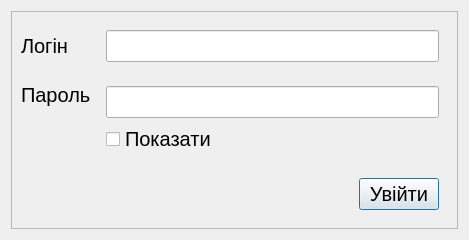
<?xml version="1.0" encoding="UTF-8"?>
<ui version="4.0">
 <class>DialogMegaLogin</class>
 <widget class="QDialog" name="DialogMegaLogin">
  <property name="geometry">
   <rect>
    <x>0</x>
    <y>0</y>
    <width>469</width>
    <height>204</height>
   </rect>
  </property>
  <property name="sizePolicy">
   <sizepolicy hsizetype="Preferred" vsizetype="Preferred">
    <horstretch>0</horstretch>
    <verstretch>0</verstretch>
   </sizepolicy>
  </property>
  <property name="windowTitle">
   <string>Mega</string>
  </property>
  <property name="styleSheet">
   <string notr="true">font-size: 20px;</string>
  </property>
  <layout class="QGridLayout" name="gridLayout_2">
   <item row="0" column="0">
    <widget class="QFrame" name="frame">
     <property name="frameShape">
      <enum>QFrame::StyledPanel</enum>
     </property>
     <property name="frameShadow">
      <enum>QFrame::Raised</enum>
     </property>
     <layout class="QGridLayout" name="gridLayout">
      <item row="0" column="0">
       <widget class="QLabel" name="label">
        <property name="text">
         <string>Логін</string>
        </property>
       </widget>
      </item>
      <item row="0" column="1">
       <widget class="QWidget" name="widget_2" native="true">
        <layout class="QGridLayout" name="gridLayout_3">
         <item row="0" column="0">
          <widget class="QLineEdit" name="lineEditLogin"/>
         </item>
        </layout>
       </widget>
      </item>
      <item row="1" column="0">
       <widget class="QLabel" name="label_2">
        <property name="minimumSize">
         <size>
          <width>0</width>
          <height>35</height>
         </size>
        </property>
        <property name="text">
         <string>Пароль</string>
        </property>
       </widget>
      </item>
      <item row="1" column="1" rowspan="2">
       <widget class="QWidget" name="widget" native="true">
        <layout class="QVBoxLayout" name="verticalLayout">
         <item>
          <widget class="QLineEdit" name="lineEditPassword"/>
         </item>
         <item>
          <widget class="QCheckBox" name="checkBoxShowPassword">
           <property name="text">
            <string>Показати</string>
           </property>
          </widget>
         </item>
         <item>
          <spacer name="verticalSpacer_2">
           <property name="orientation">
            <enum>Qt::Vertical</enum>
           </property>
           <property name="sizeHint" stdset="0">
            <size>
             <width>20</width>
             <height>40</height>
            </size>
           </property>
          </spacer>
         </item>
        </layout>
       </widget>
      </item>
      <item row="2" column="0">
       <spacer name="verticalSpacer">
        <property name="orientation">
         <enum>Qt::Vertical</enum>
        </property>
        <property name="sizeHint" stdset="0">
         <size>
          <width>20</width>
          <height>40</height>
         </size>
        </property>
       </spacer>
      </item>
      <item row="3" column="1">
       <widget class="QWidget" name="widget_3" native="true">
        <layout class="QHBoxLayout" name="horizontalLayout">
         <item>
          <spacer name="horizontalSpacer">
           <property name="orientation">
            <enum>Qt::Horizontal</enum>
           </property>
           <property name="sizeHint" stdset="0">
            <size>
             <width>281</width>
             <height>20</height>
            </size>
           </property>
          </spacer>
         </item>
         <item>
          <widget class="QPushButton" name="pushButtonConfirm">
           <property name="text">
            <string>Увійти</string>
           </property>
          </widget>
         </item>
        </layout>
       </widget>
      </item>
     </layout>
    </widget>
   </item>
  </layout>
 </widget>
 <resources/>
 <connections/>
</ui>
